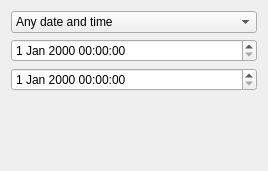
           <widget class="QWidget" name="page_2">
            <property name="geometry">
             <rect>
              <x>0</x>
              <y>0</y>
              <width>268</width>
              <height>171</height>
             </rect>
            </property>
            <attribute name="label">
             <string>&amp;Date and Time</string>
            </attribute>
            <attribute name="toolTip">
             <string extracomment="Search range">Search range</string>
            </attribute>
            <layout class="QGridLayout" name="gridLayout_5">
             <item row="0" column="0">
              <layout class="QVBoxLayout" name="verticalLayout_3">
               <item>
                <widget class="QComboBox" name="dateTimeComboBox">
                 <item>
                  <property name="text">
                   <string>Any date and time</string>
                  </property>
                 </item>
                 <item>
                  <property name="text">
                   <string>Modified After...</string>
                  </property>
                 </item>
                 <item>
                  <property name="text">
                   <string>Modified Before...</string>
                  </property>
                 </item>
                 <item>
                  <property name="text">
                   <string>Modified Between...</string>
                  </property>
                 </item>
                 <item>
                  <property name="text">
                   <string>Created After...</string>
                  </property>
                 </item>
                 <item>
                  <property name="text">
                   <string>Created Before...</string>
                  </property>
                 </item>
                 <item>
                  <property name="text">
                   <string>Created Between...</string>
                  </property>
                 </item>
                 <item>
                  <property name="text">
                   <string>Accessed After...</string>
                  </property>
                 </item>
                 <item>
                  <property name="text">
                   <string>Accessed Before...</string>
                  </property>
                 </item>
                 <item>
                  <property name="text">
                   <string>Accessed Between...</string>
                  </property>
                 </item>
                </widget>
               </item>
               <item>
                <widget class="QDateTimeEdit" name="dateTimeEdit">
                 <property name="toolTip">
                  <string extracomment="Military">Military</string>
                 </property>
                </widget>
               </item>
               <item>
                <widget class="QDateTimeEdit" name="dateTimeEdit2">
                 <property name="toolTip">
                  <string extracomment="Military">Military</string>
                 </property>
                </widget>
               </item>
               <item>
                <spacer name="verticalSpacer_7">
                 <property name="orientation">
                  <enum>Qt::Vertical</enum>
                 </property>
                 <property name="sizeHint" stdset="0">
                  <size>
                   <width>20</width>
                   <height>68</height>
                  </size>
                 </property>
                </spacer>
               </item>
              </layout>
             </item>
            </layout>
           </widget>
